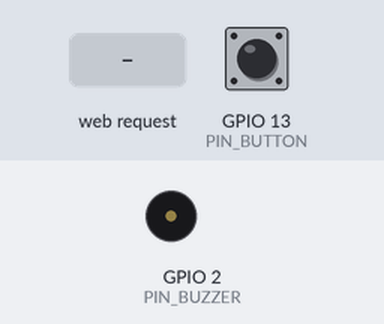
The sketch below on a simulated ESP32. On the bench: buzzer (waves = sounding, pin HIGH). The test bench sets the inputs (shaded band); at power-on: GPIO 13 (PIN_BUTTON) LOW. WiFi joins after 1.5 s; servers stay silent unless stated; what the sketch prints to the serial monitor is not drawn.

Above: at 3.7 s.
3.8 s: GPIO 13 (PIN_BUTTON) pulled HIGH for 0.15 s
At 4.2 s:
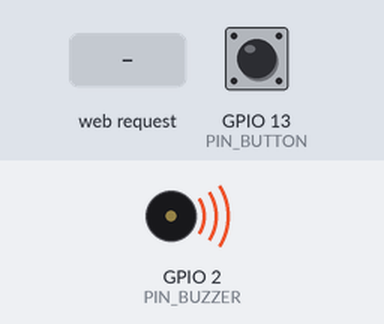
5.8 s: HTTP request GET /ALARM_ON received
At 7.2 s:
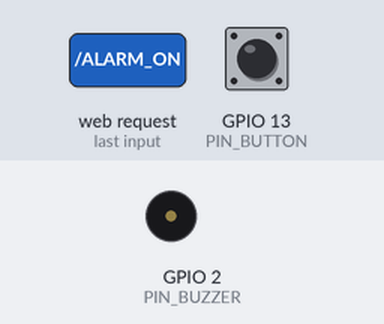
Timing chart, 0 to 8.8 s (numbered marks = the images above; inputs shaded):
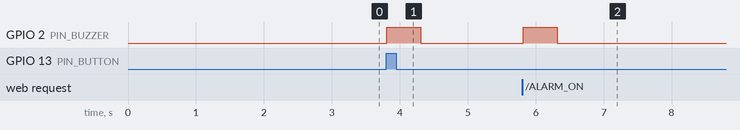

Measured:
- after the input at 3.8 s, GPIO 2 (PIN_BUZZER): LOW → HIGH at once, → LOW 0.50 s later
- after the input at 5.8 s, GPIO 2 (PIN_BUZZER): LOW → HIGH at once, → LOW 0.50 s later

The sketch:

modulo1_alarma_wifi.ino
```cpp
#include <WiFi.h>

const char* ssid = "TU_WIFI";
const char* password = "TU_PASSWORD";

WiFiServer server(80);

const int PIN_BUTTON = 13;
const int PIN_BUZZER = 2;

unsigned long ultimo_tiempo_lectura = 0;
const unsigned long INTERVALO_DEBOUNCE = 100;
bool boton_presionado_anterior = false;

void setup() {
  Serial.begin(115200);
  delay(1000);

  pinMode(PIN_BUTTON, INPUT);
  pinMode(PIN_BUZZER, OUTPUT);
  digitalWrite(PIN_BUZZER, LOW);

  Serial.println("\nMODULO 1: ALARMA WiFi");
  Serial.print("Conectando a WiFi");

  WiFi.begin(ssid, password);
  while (WiFi.status() != WL_CONNECTED) {
    delay(500);
    Serial.print(".");
  }

  Serial.println("\nWiFi conectado!");
  Serial.print("IP: ");
  Serial.println(WiFi.localIP());

  server.begin();
}

String generarHTML() {
  String html = "<!DOCTYPE html><html><head><meta charset='UTF-8'>";
  html += "<meta name='viewport' content='width=device-width, initial-scale=1'>";
  html += "<title>Alarma</title>";
  html += "<style>body{font-family:Arial;text-align:center;background:#667eea;padding:20px;}";
  html += ".box{background:white;max-width:400px;margin:auto;padding:30px;border-radius:15px;}";
  html += "h1{color:#667eea;}button{padding:20px 40px;font-size:18px;border:none;border-radius:10px;";
  html += "background:#f44336;color:white;cursor:pointer;width:100%;margin:10px 0;}";
  html += "button:hover{background:#da190b;}</style></head><body>";
  html += "<div class='box'><h1>ALARMA</h1>";
  html += "<button onclick=\"fetch('/ALARM_ON').then(()=>location.reload())\">ACTIVAR ALARMA</button>";
  html += "</div></body></html>";
  return html;
}

void loop() {
  unsigned long tiempo_actual = millis();

  if (tiempo_actual - ultimo_tiempo_lectura >= INTERVALO_DEBOUNCE) {
    ultimo_tiempo_lectura = tiempo_actual;

    int estado_boton = digitalRead(PIN_BUTTON);

    if (estado_boton == HIGH && boton_presionado_anterior == false) {
      Serial.println("BOTON FISICO!");
      digitalWrite(PIN_BUZZER, HIGH);
      delay(500);
      digitalWrite(PIN_BUZZER, LOW);
    }

    boton_presionado_anterior = (estado_boton == HIGH);
  }

  WiFiClient client = server.accept();
  if (client) {
    String peticion = client.readStringUntil('\r');
    Serial.println(peticion);

    if (peticion.indexOf("/ALARM_ON") > -1) {
      Serial.println("ALARMA WEB!");
      digitalWrite(PIN_BUZZER, HIGH);
      delay(500);
      digitalWrite(PIN_BUZZER, LOW);
    }

    client.println("HTTP/1.1 200 OK");
    client.println("Content-Type: text/html");
    client.println("Connection: close");
    client.println();
    client.println(generarHTML());
    client.stop();
  }

  delay(50);
}
```
